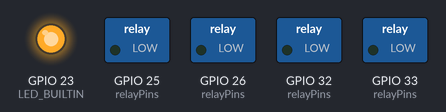
Simulated run of this sketch. Board: ESP32. On the bench: switched loads named in the sketch (green lamp = pin HIGH), output pins drawn as LEDs (lit = HIGH).

Above: at 0.2 s.
At 6.8 s:
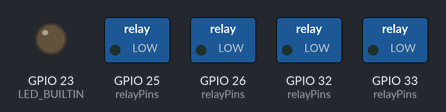
Timing chart, 0 to 9.8 s (numbered marks = the images above):
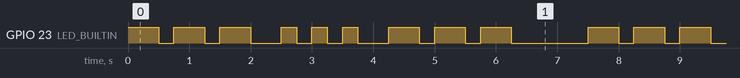

The sketch:

morse.ino
```cpp
/*
  Blink Morse SOS
*/

#ifndef LED_BUILTIN
#define LED_BUILTIN 23 // ESP32 WROOM 4 relay board
#endif


// the setup function runs once when you press reset or power the board
void setup() {
  // initialize digital pin LED_BUILTIN as an output.
  pinMode(LED_BUILTIN, OUTPUT);
}

void nextRelayState()
{
  static const int relayPins[] = { 32, 33, 25, 26 };
  static auto pinNum = 0;
  static auto pinState = 0;
  const auto pin = relayPins[pinNum++];
  pinMode(pin, OUTPUT);
  digitalWrite(pin, pinState & 1);
  if( pinNum > sizeof(relayPins)/sizeof(relayPins[0]) )
  {
    pinNum = 0;
    pinState++;
  }


}

// the loop function runs over and over again forever
void loop() {
  constexpr auto speed = 250;
  int code[] = {2,2,2,0,1,1,1,0,2,2,2}; // S.O.S
  for(auto i = 0; i < sizeof(code)/sizeof(code[0]); i++)
  {
    auto symbol = code[i];
    if(symbol > 0)
    {
      digitalWrite(LED_BUILTIN, HIGH);
      delay(speed*(symbol));
      digitalWrite(LED_BUILTIN, LOW);
    }
    delay(speed);

  }
  delay(speed*4);
  nextRelayState();
}
```

Measured:
- by itself, GPIO 23 (LED_BUILTIN): repeats every 7.5 s: 2 × (LOW 0.25 s, HIGH 0.50 s), LOW 0.50 s, 2 × (HIGH 0.25 s, LOW 0.25 s), HIGH 0.25 s, LOW 0.50 s, 2 × (HIGH 0.50 s, LOW 0.25 s), HIGH 0.50 s, LOW 1.3 s, HIGH 0.50 s
